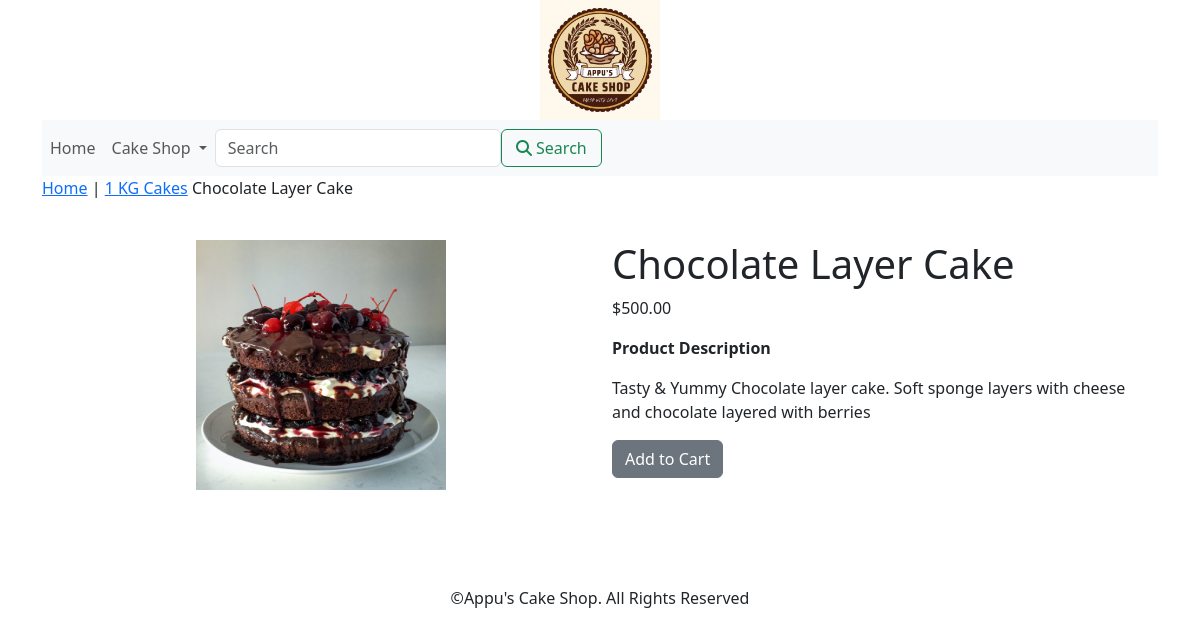
/1-kg-cakes/chocolate-layer-cake/, run on the app's committed database.
### cakeapp/models.py (models this page shows, shortened)
class Products(models.Model):
    name=models.CharField(max_length=250,unique=True)
    slug=models.SlugField(max_length=250,unique=True)
    desc=models.TextField(blank=True)
    price=models.DecimalField(max_digits=10,decimal_places=2)
    category=models.ForeignKey(Category,on_delete=models.CASCADE)
    image=models.ImageField(upload_to='product',blank=True)
    stock=models.IntegerField()
    available=models.BooleanField(default=True)
    created=models.DateTimeField(auto_now_add=True)
    updated=models.DateTimeField(auto_now=True)
    class Meta:
        ordering=('name',)
        verbose_name='product'
        verbose_name_plural='products'

class Category(models.Model):
    name=models.CharField(max_length=250,unique=True)
    slug = models.SlugField(max_length=250, unique=True)
    desc=models.TextField(blank=True)
    image=models.ImageField(upload_to='category',blank=True)
    class Meta:
        ordering=('name',)
        verbose_name='category'
        verbose_name_plural='categories'
    def get_url(self):
        return reverse('cakeapp:products_by_category', args=[self.slug])
    def __str__(self):
        return '{}'.format(self.name)

### cakeapp/views.py (the view)
# urls.py: path('<slug:c_slug>/<slug:product_slug>/',views.prodetail,name='procatdetail')
def prodetail(request,c_slug,product_slug):
    try:
        product=Products.objects.get(category__slug=c_slug,slug=product_slug)
    except Exception as e:
        raise e
    return render(request,'product.html',{'product1':product})

### cakeapp/context_processors.py (called while the page is built)
def menu_links(request):
    links=Category.objects.all()
    return dict(links=links)

### cart_app/context_processors.py (called while the page is built)
def counter(request):
    item_count=0
    if 'admin' in request.path:
        return {}
    else:
        try:
            cart=Cart.objects.filter(Cart_id=_cart_id(request))
            cart_item=CartItem.objects.all().filter(cart=cart[:1])
            for citem in cart_item:
                item_count += citem.quantity
        except Cart.DoesNotExist:
            item_count=0
    return dict(item_count=item_count)

### cart_app/views.py (called while the page is built)
def _cart_id(request):
    cart=request.session.session_key
    if not cart:
        cart=request.session.create()
    return cart

### templates/product.html (shortened to what this page needs)
{% extends 'base.html' %}
{% load static %}
{% block content %}
    <div class="row my_prod_row_class">
        <div class="mx-auto">
            <p><a href="{% url 'cakeapp:allprodcat' %}">Home</a> | <a href="{{product1.category.get_url}}">{{product1.category}}</a>
            {{product1.name}}</p>
        </div>
    </div>
    <div class="container">
    <br>
        <div class="row">
            <div class="col-12 col-sm-12 col-md-12 col-lg-6 text-center">
                <div style="min-width:18 rem;">
                    <img src="{{product1.image.url}}" alt="{{product1.name}}" width="250px;" height="250px;">
                </div>
            </div>
            <div class="col-12 col-sm-12 col-md-12 col-lg-6">
                <div>
                    <h1 class="my_prod_title">{{product1.name}}</h1>
                    <p>${{product1.price}}</p>
                    <p class="my_title"><b>Product Description</b></p>
                    <p class="text-justify my_prod_text">{{product1.desc}}</p>
                    {% if product1.stock <= 0 %}
                        <p class="text-justify my_prod_text"><b>Out of Stock</b></p>
                    {% else %}
                        <a class="btn btn-secondary" href="{% url 'cart_app:add_cart' product1.id %}">Add to Cart</a>
                    {% endif %}
                </div>
            </div>
        </div>
    </div>
{% endblock %}

### data on the page
Products: category "1 KG Cakes", name "Chocolate Layer Cake", image (picture), price "500.00", desc "Tasty & Yummy Chocolate layer cake. Soft sponge layers with cheese and chocolate layered with berries"
